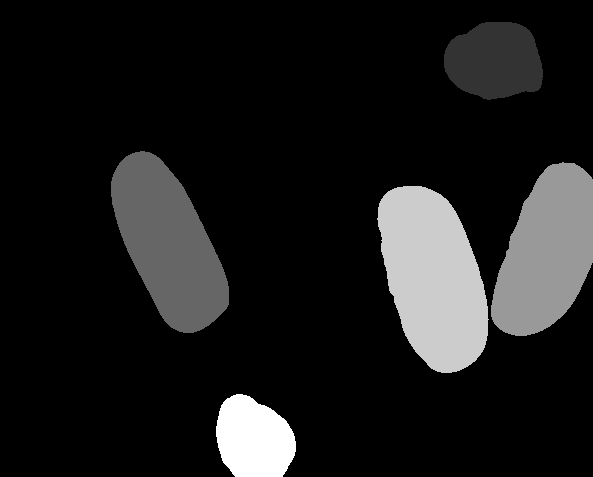
#> input picture img_NN/image_test1.png, 593 x 477 px; the run also reads 1 picture not shown here
$ jupyter execute --allow-errors using_NN.ipynb
#> lines starting #> are read from the running program, lines starting #| are printed output that depends on the picture; after the words box and inside, x2 and y2 are one past the last pixel; in counts of white or black regions, pixels touching at a corner belong together; pictures that were not available may be replaced by others from this repository, and a replacement may not be noted
[cell 1]
import numpy as np               # el módulo numpy se asocia con alias np
import time                      # módulo de gestión del tiempo
import cv2                       # módulo de OpenCV
# las siguientes librerías permiten mostrar imágenes en el cuaderno
import matplotlib                # módulo de visualización
import matplotlib.pyplot as plt  # el módulo matplotlib.pyplot con alias plt
from IPython.display import clear_output, Image, display, HTML
#import tools_creaVideo as crea   # módulo para generar imágenes virtuales
import ipywidgets as widgets     # funcionalidad de interacción con las gráficas
from matplotlib import rcParams
import os
import random

[cell 2]
def predict(X, W1, b1, W2, b2):
    Y = sigmoid(np.dot(W2,sigmoid(np.dot(W1,X)+b1))+b2)
    predict = Y > 0.5
    return predict
#Sigmoid activation
def sigmoid(z):
    sigmoid = 1/(1+np.exp(-z))
    return sigmoid

#> (a cell that did not finish here is left out)

[cell 4]
img_test = cv2.imread('img_NN/image_test1.png')
#> img_test is the input picture: shape (477, 593, 3); min 0, max 5, mean 0.545
img_gray = cv2.cvtColor(img_test, cv2.COLOR_BGR2GRAY)
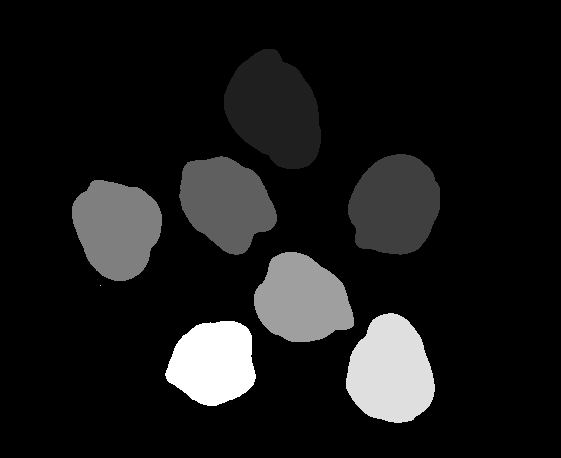
#> input picture img_NN/image_test2.png, 561 x 458 px, given in place of image_test7.png, which was not available

Image(cv2.imencode('.jpg', img_gray*20)[1])

[cell 5]
def NNClassifier(img):

    img_gray = cv2.cvtColor(img, cv2.COLOR_BGR2GRAY)
#> img_gray: shape (458, 561)
#> img is the input picture: shape (458, 561, 3); min 0, max 8, mean 0.776

    alto, ancho = img_gray.shape
#> alto = 458; ancho = 561
    x_0 = np.ones(10)*1000
    y_0 = np.ones(10)*1000
    x_f = np.zeros(10)
    y_f = np.zeros(10)
    n_max=0

    img_color=np.zeros((alto,ancho,3),dtype='uint8')
    colores=cv2.imread("color30.bmp")
#> colores = 30 rows, first 8: [0, 0, 0], [64, 128, 224], [192, 160, 0], [64, 192, 32], [192, 64, 160], [192, 128, 0], [0, 192, 224], [0, 224, 192]

    #find the frames
    for y in range(alto):
        for x in range(ancho):
            if img_gray[y,x] != 0:
                #print( str(img_gray[y,x]))
                n = img_gray[y,x]-1
                if n+1 > n_max:
                    n_max = n+1
                if  y < y_0[n]:
                    y_0[n] = y
                if  x < x_0[n]:
                    x_0[n] = x
                if  y > y_f[n]:
                    y_f[n] = y
                if  x > x_f[n]:
                    x_f[n] = x

                img_color[y,x]=colores[n+1,0]
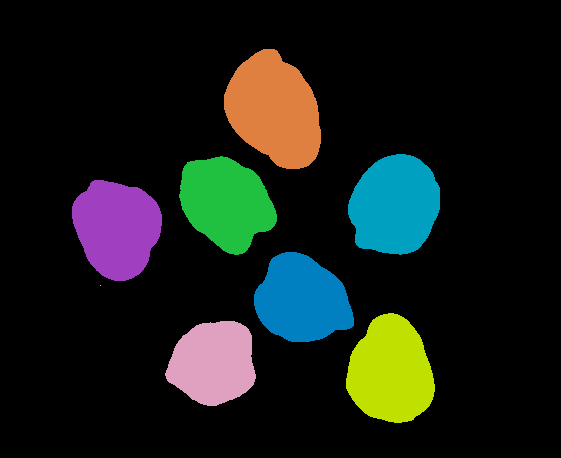
#> img_color: shape (458, 561, 3); mean B, G, R 23.4, 28.4, 22.7
#> after the loop, n_max = 8; x_0 = [224, 348, 179, 72, 254, 100, 346, 165, 1000, 1000]; x_f = [320, 439, 276, 161, 353, 100, 434, 255, 0, 0]; y_0 = [49, 154, 156, 180, 252, 285, 313, 321, 1000, 1000]; y_f = [168, 254, 254, 280, 341, 285, 422, 405, 0, 0]

    for i in range(n_max):
        if (y_f[i]-y_0[i]) > 10:

            #binary img of the item i
            piece = (img_gray[int(y_0[i]):int(y_f[i]),int(x_0[i]):int(x_f[i])] == i+1)*1
            #normalize the img
            img_igualada = igualar_img(piece,int(220-(y_f[i]-y_0[i])),int(220-(x_f[i]-x_0[i])))
            #unroll and predict
            x = np.reshape(img_igualada,-1)
            X = x.reshape(48400,1)
            prediction=int(predict(X,W1,b1,W2,b2))

            #put text
            text = (1-int(prediction))*'garb'+int(prediction)*'hab'
            font = cv2.FONT_HERSHEY_SIMPLEX
            fontScale = 0.7
            fontColor = [255,255,255]
            lineType = int(fontScale/0.7)+1
            bottomLeftCornerOfText = (int((x_0[i]+x_f[i])/2-30*fontScale),int((y_0[i]+y_f[i])/2+10*fontScale))
            cv2.putText (img_color, text ,bottomLeftCornerOfText, font, fontScale,fontColor,lineType)
#> this loop made 1 pass
#> pass 1, in NNClassifier, `piece = (img_gray[int(y_0[i]):int(y_f[i]),int(x_0[i]):int(x_f[i])] == ..`:
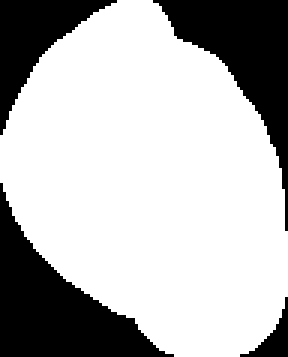
#> piece: shape (119, 96) int64 (shown 3 times larger); values 0 (black) and 1 (white), 71.8% white; 4 black regions, box (x1, y1, x2, y2) and area: (0, 61, 58, 119) 1332, (51, 0, 96, 77) 1139, (0, 0, 39, 45) 645, (80, 99, 96, 119) 109
#> pass 1, in NNClassifier, `img_igualada = igualar_img(piece,int(220-(y_f[i]-y_0[i])),int(220-(x_f..`:
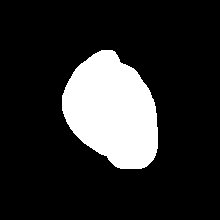
#> img_igualada: shape (220, 220) int64; values 0 (black) and 1 (white), 16.9% white; 1 white region, box (x1, y1, x2, y2) and area: (62, 50, 158, 169) 8199


    return img_color

[cell 6]
def igualar_img (img,delta_h,delta_w):
    alto,ancho =img.shape
    img_grande=np.zeros((alto+delta_h,ancho+delta_w),dtype=img.dtype)
    img_grande[int(delta_h/2):(alto+int(delta_h/2)),int(delta_w/2):(ancho+int(delta_w/2))]=img[:,:]
    return img_grande

#> (a cell that did not finish here is left out)
